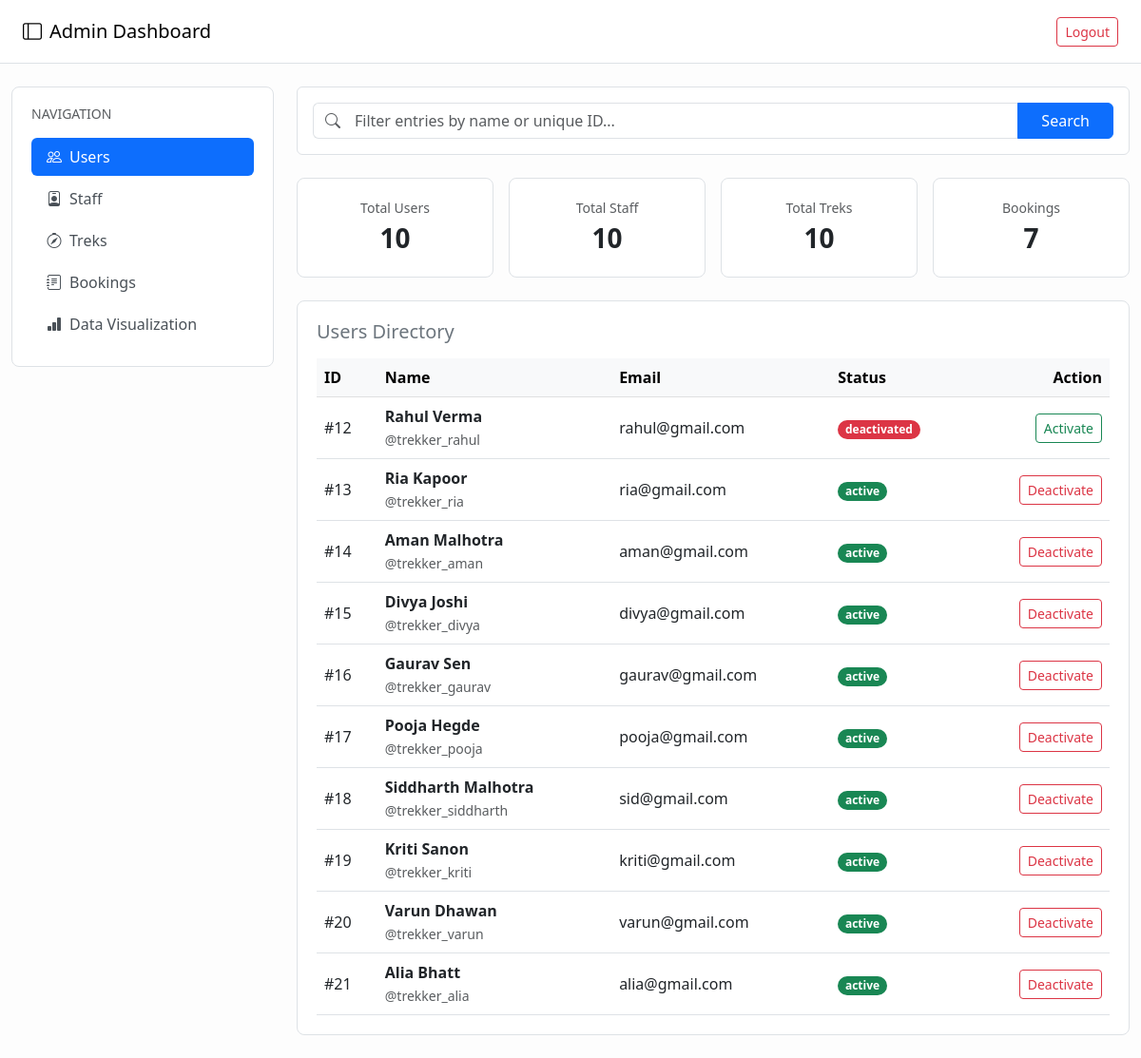
Screenshot of /admin/dashboard (signed in) with the database file from the repository.
### models.py (models this page shows)
class User(db.Model, UserMixin):
    __tablename__ = 'users'
    id = db.Column(db.Integer, primary_key=True)
    username = db.Column(db.String(50), unique=True, nullable=False)
    email = db.Column(db.String(100), unique=True, nullable=False)
    password = db.Column(db.String(100), nullable=False)
    full_name = db.Column(db.String(100), nullable=False)
    phone = db.Column(db.String(15), nullable=False)
    role = db.Column(db.String(20), nullable=False, default='trekker')
    status = db.Column(db.String(20), nullable=False, default='active')
    is_approved = db.Column(db.Boolean, default=False)
    bookings = db.relationship('Booking', backref='trekker', lazy=True)
    assigned_treks = db.relationship('Trek', backref='staff', lazy=True)

### app.py (the view)
@app.route('/admin/dashboard', methods=['GET'])
@login_required
def admin_dashboard():
    return admin_dashboard_handler()

### app.py (called while the page is built)
@login_manager.user_loader
def load_user(user_id):
    return User.query.get(int(user_id))

### templates/admin_dashboard.html (shortened to what this page needs)
<!DOCTYPE html>
<html lang="en">
<head>
    <link href="https://cdn.jsdelivr.net/npm/bootstrap@5.3.0/dist/css/bootstrap.min.css" rel="stylesheet">
    <link rel="stylesheet" href="https://cdn.jsdelivr.net/npm/bootstrap-icons@1.11.0/font/bootstrap-icons.css">
</head>
<body>
    <nav class="navbar navbar-light bg-white border-bottom px-4 py-3">
        <span class="navbar-brand mb-0 h5"><i class="bi bi-layout-sidebar me-2"></i>Admin Dashboard</span>
        <a href="/logout" class="btn btn-outline-danger btn-sm">Logout</a>
    </nav>
    <div class="container-fluid py-4">
        <div class="row g-4">
            <div class="col-md-3">
                <div class="bento-card">
                    <h6 class="text-muted small text-uppercase mb-3">Navigation</h6>
                    <div class="nav flex-column nav-pills" id="adminTab" role="tablist">
                        <a href="/admin/dashboard?tab=users"
                            class="nav-link {% if active_tab == 'users' %}active{% endif %} border-0">
                            <i class="bi bi-people me-2"></i>Users
                        </a>
                        <a href="/admin/dashboard?tab=staff"
                            class="nav-link {% if active_tab == 'staff' %}active{% endif %} border-0">
                            <i class="bi bi-person-badge me-2"></i>Staff
                        </a>
                        <a href="/admin/dashboard?tab=treks"
                            class="nav-link {% if active_tab == 'treks' %}active{% endif %} border-0">
                            <i class="bi bi-compass me-2"></i>Treks
                        </a>
                        <a href="/admin/dashboard?tab=bookings"
                            class="nav-link {% if active_tab == 'bookings' %}active{% endif %} border-0">
                            <i class="bi bi-journal-text me-2"></i>Bookings
                        </a>
                        <a href="/admin/dashboard?tab=analytics"
                            class="nav-link {% if active_tab == 'analytics' %}active{% endif %} border-0">
                            <i class="bi bi-bar-chart-fill me-2"></i>Data Visualization
                        </a>
                    </div>
                </div>
            </div>
            <div class="col-md-9">
                <div class="bg-white border rounded p-3 mb-4">
                    <form action="/admin/dashboard" method="GET" class="d-flex m-0">
                        <div class="input-group">
                            <span class="input-group-text bg-white border-end-0 text-muted">
                                <i class="bi bi-search"></i>
                            </span>
                            <input type="text" name="search" class="form-control border-start-0 ps-1"
                                placeholder="Filter entries by name or unique ID..."
                                value="{{ request.args.get('search', '') }}">
                            <button type="submit" class="btn btn-primary px-4">Search</button>
                        </div>
                    </form>
                </div>
                <div class="row g-3 mb-4">
                    <div class="col-6 col-md-3">
                        <div class="bento-card text-center">
                            <div class="text-muted small">Total Users</div>
                            <div class="fs-3 fw-bold text-dark">{{ stats.total_users }}</div>
                        </div>
                    </div>
                    <div class="col-6 col-md-3">
                        <div class="bento-card text-center">
                            <div class="text-muted small">Total Staff</div>
                            <div class="fs-3 fw-bold text-dark">{{ stats.total_staff }}</div>
                        </div>
                    </div>
                    <div class="col-6 col-md-3">
                        <div class="bento-card text-center">
                            <div class="text-muted small">Total Treks</div>
                            <div class="fs-3 fw-bold text-dark">{{ stats.total_treks }}</div>
                        </div>
                    </div>
                    <div class="col-6 col-md-3">
                        <div class="bento-card text-center">
                            <div class="text-muted small">Bookings</div>
                            <div class="fs-3 fw-bold text-dark">{{ stats.total_bookings }}</div>
                        </div>
                    </div>
                </div>
                <div class="tab-content" id="adminTabContent">
                    {% if active_tab == 'users' %}
                    <div class="tab-pane fade show active" id="users-pane" role="tabpanel">
                        <div class="bento-card">
                            <h5 class="mb-3 text-secondary">Users Directory</h5>
                            <table class="table align-middle mb-0">
                                <thead class="table-light">
                                    <tr>
                                        <th>ID</th>
                                        <th>Name</th>
                                        <th>Email</th>
                                        <th>Status</th>
                                        <th class="text-end">Action</th>
                                    </tr>
                                </thead>
                                <tbody>
                                    {% for user in users %}
                                    <tr>
                                        <td>#{{ user.id }}</td>
                                        <td><strong>{{ user.full_name }}</strong><br><small class="text-muted">@{{
                                                user.username }}</small></td>
                                        <td>{{ user.email }}</td>
                                        <td>
                                            <span
                                                class="badge {% if user.status == 'active' %}bg-success{% else %}bg-danger{% endif %} rounded-pill px-2.5">
                                                {{ user.status }}
                                            </span>
                                        </td>
                                        <td class="text-end">
                                            <form action="/admin/user/toggle/{{ user.id }}?tab={{ active_tab }}"
                                                method="POST" class="m-0">
                                                <button type="submit"
                                                    class="btn {% if user.status == 'active' %}btn-outline-danger{% else %}btn-outline-success{% endif %} btn-sm">
                                                    {% if user.status == 'active' %}Deactivate{% else %}Activate{% endif
                                                    %}
                                                </button>
                                            </form>
                                        </td>
                                    </tr>
                                    {% else %}
                                    <tr>
                                        <td colspan="5" class="text-center text-muted py-4">No users found matching
                                            parameters.</td>
                                    </tr>
                                    {% endfor %}
                                </tbody>
                            </table>
                        </div>
                    </div>
                    {% elif active_tab == 'staff' %}
                    {% include 'admin_dashboard_staff.html' %}
                    {% elif active_tab == 'treks' %}
                    {% include 'admin_dashboard_treks.html' %}
                    {% elif active_tab == 'bookings' %}
                    {% include 'admin_dashboard_bookings.html' %}
                    {% endif %}
                </div>
            </div>
        </div>
    </div>
</body>
</html>

### templates/admin_dashboard.html (style rules this page uses)
body { background-color: #fdfdfd; font-family: system-ui, -apple-system, sans-serif; }
.bento-card { background: #ffffff; border: 1px solid #dee2e6; border-radius: 8px; padding: 1.25rem; }
.nav-pills .nav-link { color: #495057; border-radius: 6px; margin-bottom: 4px; text-align: left; }
.nav-pills .nav-link.active { background-color: #0d6efd !important; color: #ffffff !important; }

### rows the page displays
User: id "12", full_name "Rahul Verma", username "trekker_rahul", email "rahul@gmail.com", status "deactivated", shows "Activate"
User: id "13", full_name "Ria Kapoor", username "trekker_ria", email "ria@gmail.com", status "active", shows "Deactivate"
User: id "14", full_name "Aman Malhotra", username "trekker_aman", email "aman@gmail.com", status "active", shows "Deactivate"
User: id "15", full_name "Divya Joshi", username "trekker_divya", email "divya@gmail.com", status "active", shows "Deactivate"
User: id "16", full_name "Gaurav Sen", username "trekker_gaurav", email "gaurav@gmail.com", status "active", shows "Deactivate"
User: id "17", full_name "Pooja Hegde", username "trekker_pooja", email "pooja@gmail.com", status "active", shows "Deactivate"
User: id "18", full_name "Siddharth Malhotra", username "trekker_siddharth", email "sid@gmail.com", status "active", shows "Deactivate"
User: id "19", full_name "Kriti Sanon", username "trekker_kriti", email "kriti@gmail.com", status "active", shows "Deactivate"
User: id "20", full_name "Varun Dhawan", username "trekker_varun", email "varun@gmail.com", status "active", shows "Deactivate"
User: id "21", full_name "Alia Bhatt", username "trekker_alia", email "alia@gmail.com", status "active", shows "Deactivate"

### other values shown
{{ stats.total_users }} "10"
{{ stats.total_staff }} "10"
{{ stats.total_treks }} "10"
{{ stats.total_bookings }} "7"
